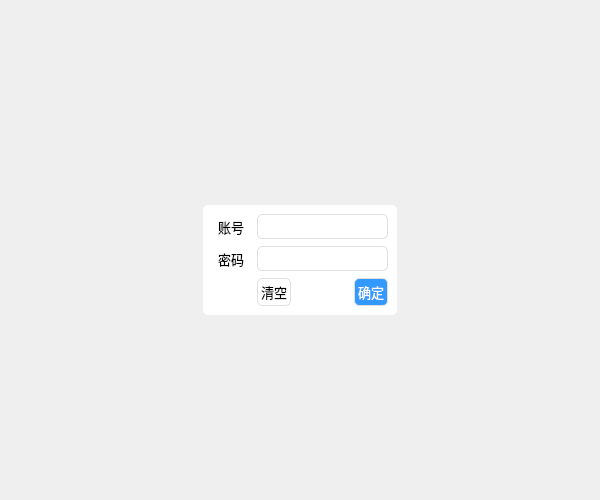
<?xml version="1.0" encoding="UTF-8"?>
<ui version="4.0">
 <class>LoginZone</class>
 <widget class="QWidget" name="LoginZone">
  <property name="geometry">
   <rect>
    <x>0</x>
    <y>0</y>
    <width>600</width>
    <height>500</height>
   </rect>
  </property>
  <property name="windowTitle">
   <string>Form</string>
  </property>
  <property name="styleSheet">
   <string notr="true"/>
  </property>
  <layout class="QGridLayout" name="gridLayout_2">
   <item row="1" column="1">
    <widget class="QLabel" name="label">
     <property name="text">
      <string/>
     </property>
     <property name="pixmap">
      <pixmap resource="../../app.qrc">:/assets/freetrade.png</pixmap>
     </property>
    </widget>
   </item>
   <item row="2" column="1">
    <widget class="QWidget" name="loginform" native="true">
     <property name="sizePolicy">
      <sizepolicy hsizetype="Minimum" vsizetype="Minimum">
       <horstretch>0</horstretch>
       <verstretch>0</verstretch>
      </sizepolicy>
     </property>
     <property name="maximumSize">
      <size>
       <width>300</width>
       <height>16777215</height>
      </size>
     </property>
     <property name="styleSheet">
      <string notr="true">#loginform {
  border-radius: 5px;
  background: #fff;
}

#loginButton {
 color: #fff;
 background: #39f;
}
#loginButton:hover {
  background: #3bf;
}
#loginButton:pressed {
  color: #dfdfdf;
  background: #3bf;
}

QPushButton:hover {
   color: #666;
}
QPushButton:pressed {
  color: #ddd;
}


QLineEdit, QPushButton {
  font-size: 13px;
  padding: 3px;
  border: 1px solid #dfdfdf;
  border-radius: 5px;
}

QLabel {
  font-size: 13px;
  padding: 3px;
}
</string>
     </property>
     <layout class="QGridLayout" name="gridLayout">
      <property name="leftMargin">
       <number>9</number>
      </property>
      <property name="topMargin">
       <number>9</number>
      </property>
      <property name="rightMargin">
       <number>9</number>
      </property>
      <property name="bottomMargin">
       <number>9</number>
      </property>
      <property name="spacing">
       <number>6</number>
      </property>
      <item row="2" column="3">
       <widget class="QPushButton" name="loginButton">
        <property name="text">
         <string>确定</string>
        </property>
       </widget>
      </item>
      <item row="2" column="1">
       <widget class="QPushButton" name="clearButton">
        <property name="text">
         <string>清空</string>
        </property>
       </widget>
      </item>
      <item row="0" column="0">
       <widget class="QLabel" name="accountLabel">
        <property name="text">
         <string>账号</string>
        </property>
       </widget>
      </item>
      <item row="1" column="0">
       <widget class="QLabel" name="passwordLabel">
        <property name="text">
         <string>密码</string>
        </property>
       </widget>
      </item>
      <item row="2" column="2">
       <spacer name="buttonSpacer">
        <property name="orientation">
         <enum>Qt::Horizontal</enum>
        </property>
        <property name="sizeHint" stdset="0">
         <size>
          <width>40</width>
          <height>20</height>
         </size>
        </property>
       </spacer>
      </item>
      <item row="0" column="1" colspan="3">
       <widget class="QLineEdit" name="accountEdit"/>
      </item>
      <item row="1" column="1" colspan="3">
       <widget class="QLineEdit" name="passwordEdit">
        <property name="echoMode">
         <enum>QLineEdit::Password</enum>
        </property>
       </widget>
      </item>
     </layout>
    </widget>
   </item>
   <item row="2" column="0">
    <spacer name="horizontalSpacer">
     <property name="orientation">
      <enum>Qt::Horizontal</enum>
     </property>
     <property name="sizeHint" stdset="0">
      <size>
       <width>40</width>
       <height>20</height>
      </size>
     </property>
    </spacer>
   </item>
   <item row="3" column="1">
    <spacer name="verticalSpacer">
     <property name="orientation">
      <enum>Qt::Vertical</enum>
     </property>
     <property name="sizeType">
      <enum>QSizePolicy::Expanding</enum>
     </property>
     <property name="sizeHint" stdset="0">
      <size>
       <width>20</width>
       <height>40</height>
      </size>
     </property>
    </spacer>
   </item>
   <item row="2" column="2">
    <spacer name="horizontalSpacer_2">
     <property name="orientation">
      <enum>Qt::Horizontal</enum>
     </property>
     <property name="sizeHint" stdset="0">
      <size>
       <width>40</width>
       <height>20</height>
      </size>
     </property>
    </spacer>
   </item>
   <item row="0" column="1">
    <spacer name="verticalSpacer_3">
     <property name="orientation">
      <enum>Qt::Vertical</enum>
     </property>
     <property name="sizeHint" stdset="0">
      <size>
       <width>20</width>
       <height>40</height>
      </size>
     </property>
    </spacer>
   </item>
  </layout>
 </widget>
 <resources>
  <include location="../../app.qrc"/>
 </resources>
 <connections/>
</ui>
